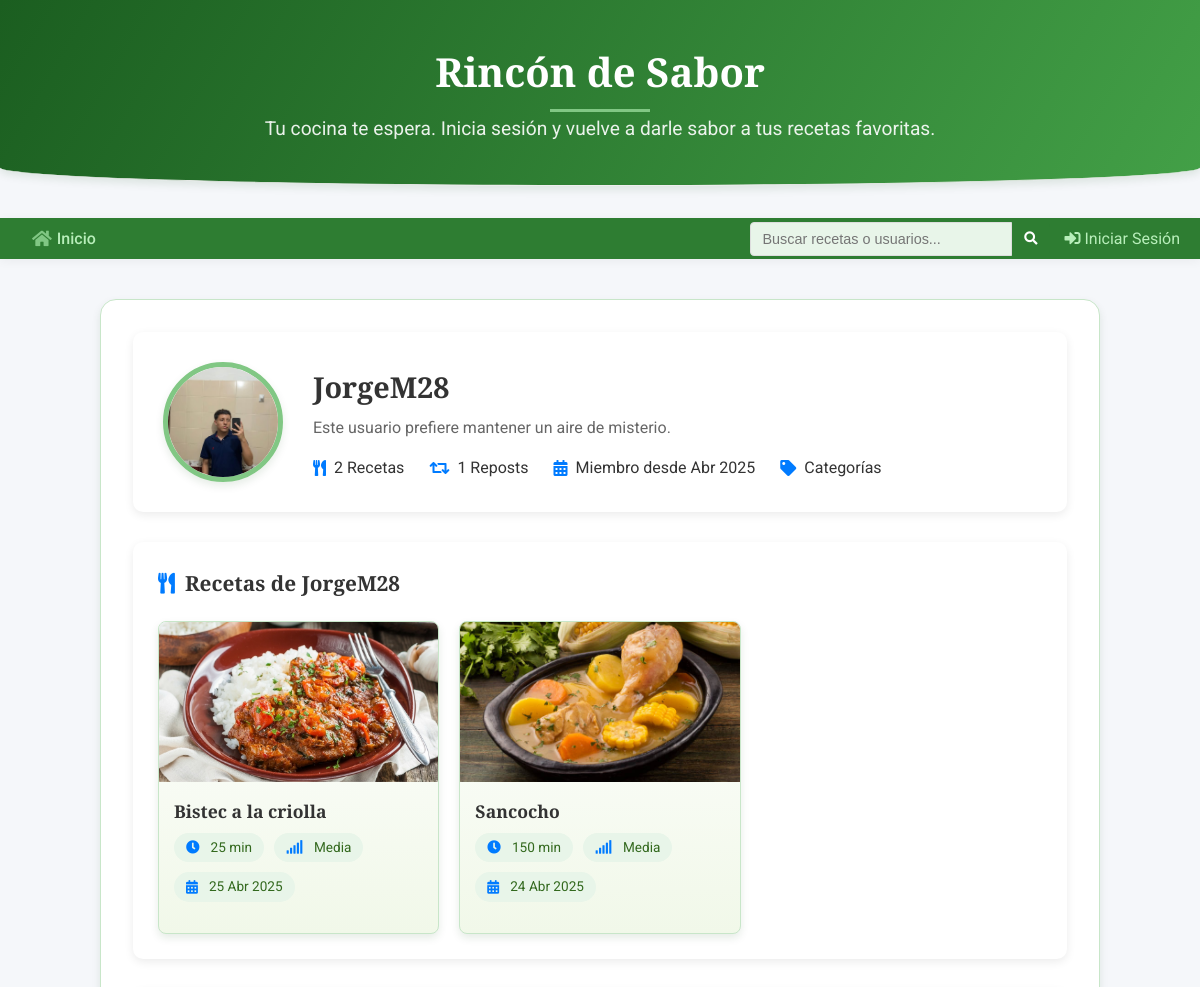
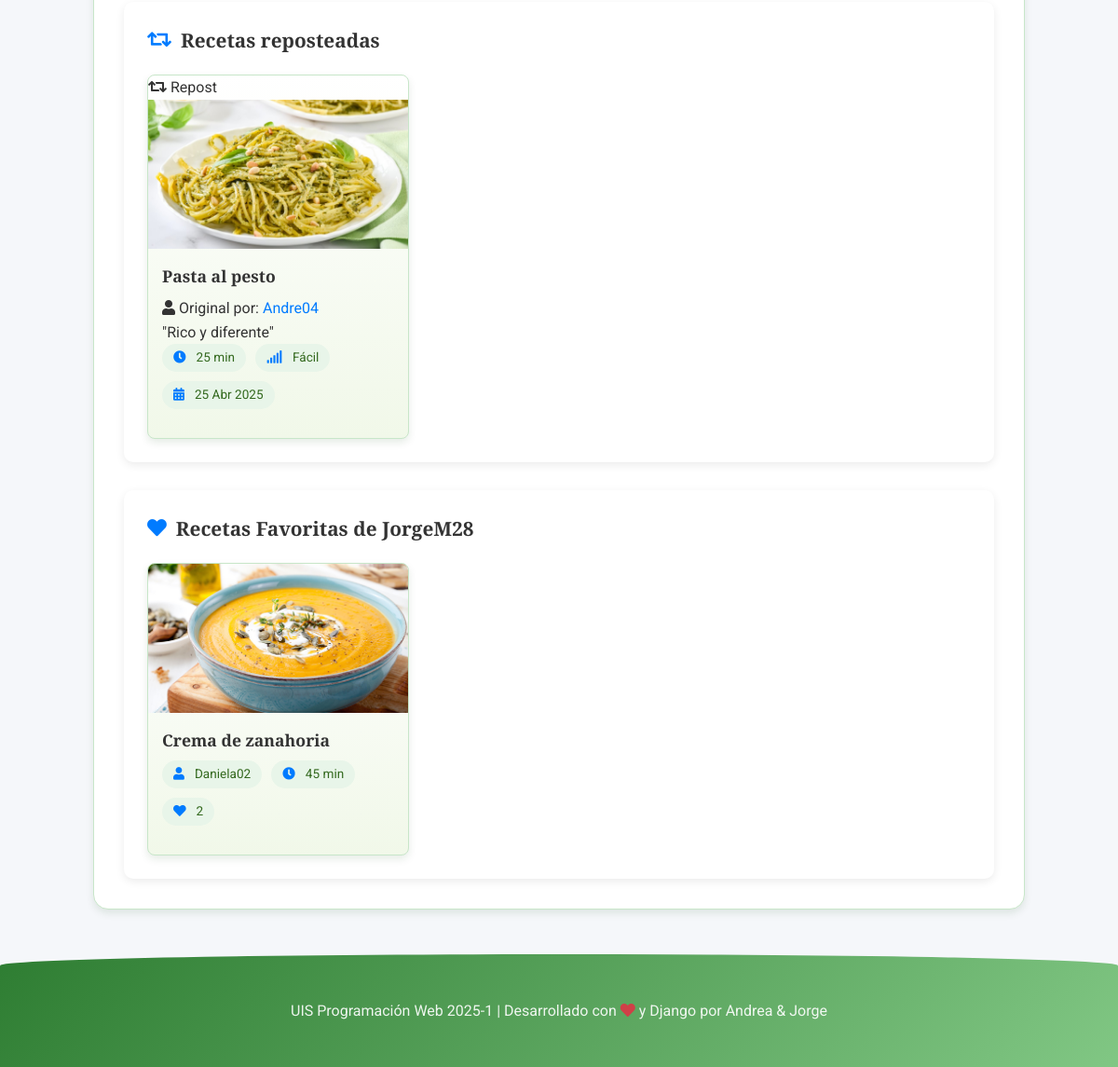
Before: /usuario/JorgeM28/ with the older database file (2 pictures, top to bottom).
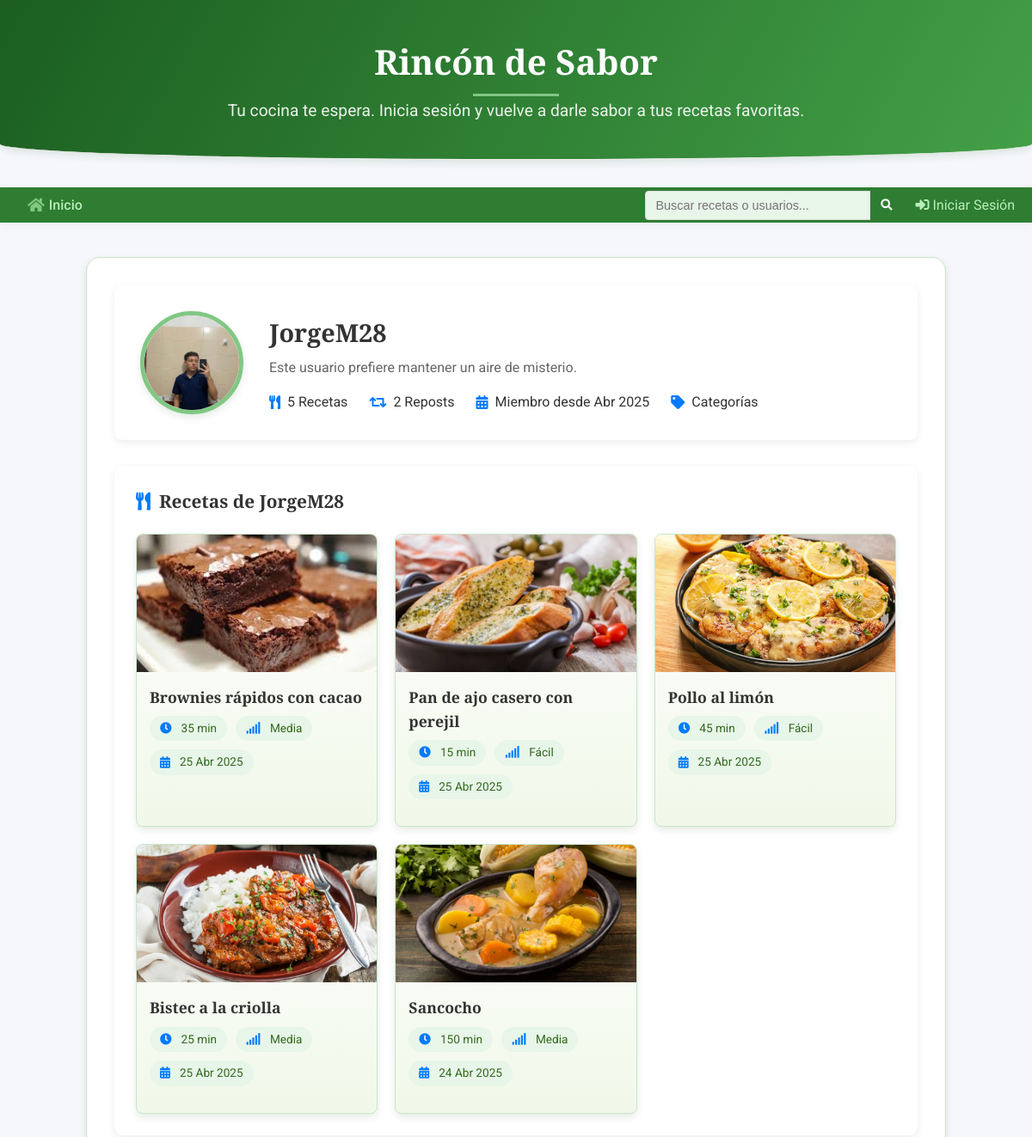
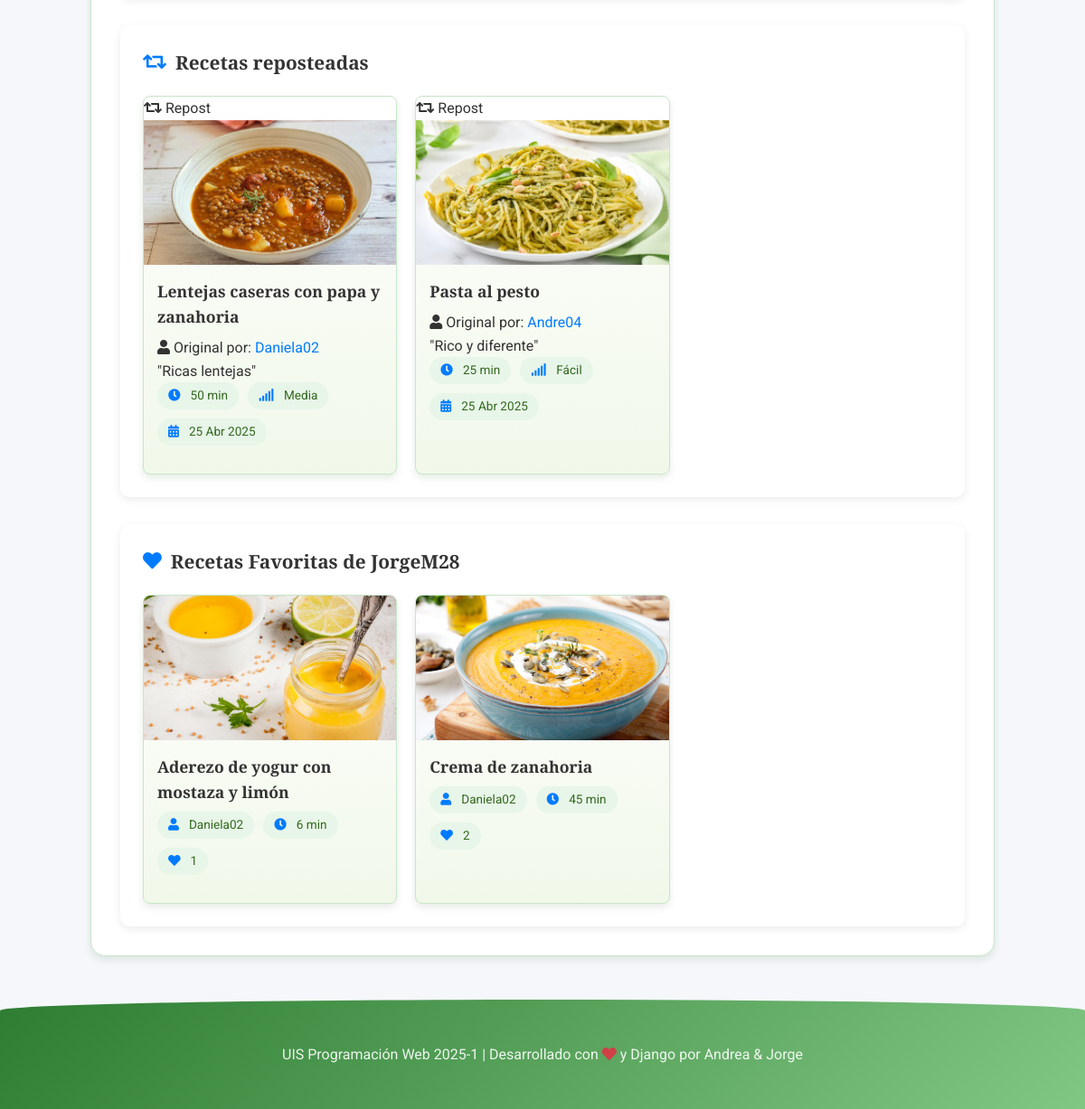
After: the same page with the newer database file (2 pictures, top to bottom).
### post/models.py (models this page shows, shortened)
class Profile(models.Model):
    user = models.OneToOneField(User, on_delete=models.CASCADE)
    profile_image = models.ImageField(upload_to='profile_pics/', null=True, blank=True, verbose_name='Foto de Perfil')
    bio = models.TextField(null=True, blank=True, verbose_name='Biografía')

class Recipe(models.Model):
    DIFFICULTY_CHOICES = [
        ('FACIL', 'Fácil'),
        ('MEDIA', 'Media'),
        ('DIFICIL', 'Difícil'),
    ]
    title = models.CharField(max_length=200, verbose_name='Título')
    ingredients = models.TextField(verbose_name='Ingredientes')
    instructions = models.TextField(verbose_name='Instrucciones')
    prep_time = models.PositiveIntegerField(verbose_name='Tiempo de Preparación (minutos)', default=0)
    cook_time = models.PositiveIntegerField(verbose_name='Tiempo de Cocción (minutos)', default=0)
    servings = models.PositiveIntegerField(verbose_name='Porciones', default=1)
    difficulty = models.CharField(max_length=10, choices=DIFFICULTY_CHOICES, default='MEDIA', verbose_name='Dificultad')
    recipe_image = models.ImageField(upload_to='recipe_pics/', null=True, blank=True, verbose_name='Imagen de la Receta')
    author = models.ForeignKey(User, on_delete=models.CASCADE, verbose_name='Autor')
    category = models.ForeignKey(Category, on_delete=models.SET_NULL, null=True, blank=True, verbose_name='Categoría')
    created_at = models.DateTimeField(auto_now_add=True, verbose_name='Fecha de Creación')
    updated_at = models.DateTimeField(auto_now=True, verbose_name='Última Actualización')
    published = models.BooleanField(default=True, verbose_name='Publicada')
    def total_time(self):
        return self.prep_time + self.cook_time

class Repost(models.Model):
    original_recipe = models.ForeignKey(Recipe, on_delete=models.CASCADE, related_name="reposts", verbose_name='Receta original')
    reposted_by = models.ForeignKey(User, on_delete=models.CASCADE, related_name="reposted_recipes", verbose_name='Reposteado por')
    comment = models.TextField(blank=True, verbose_name='Comentario del repost')
    created_at = models.DateTimeField(auto_now_add=True, verbose_name='Fecha de reposteo')
    class Meta:
        unique_together = ('original_recipe', 'reposted_by')  # Prevenir reposteos duplicados
        verbose_name = 'Repost'
        verbose_name_plural = 'Reposts'

class Favorite(models.Model):
    user = models.ForeignKey(User, on_delete=models.CASCADE, related_name='favorites')
    recipe = models.ForeignKey('Recipe', on_delete=models.CASCADE, related_name='favorited_by')
    created_at = models.DateTimeField(auto_now_add=True)
    class Meta:
        unique_together = ('user', 'recipe')  # Evita duplicados
        ordering = ['-created_at']

### post/views.py (the view)
# urls.py: path('usuario/<str:username>/', views.perfil_publico, name='perfil_publico'),
def perfil_publico(request, username):
    user = get_object_or_404(User, username=username)
    recetas_propias = Recipe.objects.filter(author=user, published=True).order_by('-created_at')
    reposts = Repost.objects.filter(reposted_by=user).order_by('-created_at')
    favoritos = Favorite.objects.filter(user=user).order_by('-created_at')
    context = {
        'profile_user': user,
        'recetas_propias': recetas_propias,
        'reposts': reposts,
        'favoritos': favoritos,
        'total_recetas_propias': recetas_propias.count(),
        'total_reposts': reposts.count(),
        'total_favoritos': favoritos.count(),
    }
    return render(request, 'post/perfil_publico.html', context)

### post/templates/post/perfil_publico.html (shortened to what this page needs)
{% extends 'post/base.html' %}
{% load static %}
{% block content %}
<div class="perfil-container">
    <div class="perfil-header">
        {% if profile_user.profile.profile_image %}
            <div class="perfil-avatar">
                <img src="{{ profile_user.profile.profile_image.url }}" alt="{{ profile_user.username }}">
            </div>
        {% else %}
            <div class="perfil-avatar-icon">
                <i class="fas fa-user"></i>
            </div>
        {% endif %}
        <div class="perfil-info">
            <h1 class="perfil-nombre">{{ profile_user.username }}</h1>
            {% if profile_user.profile.bio %}
                <p class="perfil-bio">{{ profile_user.profile.bio }}</p>
            {% else %}
                <p class="perfil-bio">Este usuario prefiere mantener un aire de misterio.</p>
            {% endif %}
            <div class="perfil-stats">
                <div class="stat-item">
                    <i class="fas fa-utensils"></i>
                    <span>{{ total_recetas_propias }} Recetas</span>
                </div>
                <div class="stat-item">
                    <i class="fas fa-retweet"></i>
                    <span>{{ total_reposts }} Reposts</span>
                </div>
                <div class="stat-item">
                    <i class="fas fa-calendar-alt"></i>
                    <span>Miembro desde {{ profile_user.date_joined|date:"M Y" }}</span>
                </div>
                <div class="stat-item">
                    <i class="fas fa-tag"></i>
                    <span>{{ categorias_usadas.count }} Categorías</span>
                </div>
            </div>
        </div>
    </div>
    <div class="perfil-content">
        <div class="perfil-section">
            <h2 class="section-title"><i class="fas fa-utensils"></i> Recetas de {{ profile_user.username }}</h2>
            {% if recetas_propias %}
                <div class="grid-recetas">
                    {% for receta in recetas_propias %}
                        <div class="tarjeta-receta">
                            {% if receta.recipe_image %}
                                <div class="receta-img">
                                    <img src="{{ receta.recipe_image.url }}" alt="{{ receta.title }}">
                                </div>
                            {% endif %}
                            <div class="receta-content">
                                <h3 class="receta-title">
                                    <a href="{% url 'post:detalle_receta' receta.id %}">{{ receta.title }}</a>
                                </h3>
                                <div class="receta-meta">
                                    <span><i class="fas fa-clock"></i> {{ receta.total_time }} min</span>
                                    <span><i class="fas fa-signal"></i> {{ receta.get_difficulty_display }}</span>
                                    <span><i class="fas fa-calendar-alt"></i> {{ receta.created_at|date:"d M Y" }}</span>
                                </div>
                            </div>
                        </div>
                    {% endfor %}
                </div>
            {% else %}
                <div class="no-recetas">
                    <i class="fas fa-search"></i>
                    <h3>No hay recetas publicadas</h3>
                    <p>{{ profile_user.username }} aún no ha compartido ninguna receta.</p>
                </div>
            {% endif %}
        </div>
        {% if reposts %}
        <div class="perfil-section">
            <h2 class="section-title"><i class="fas fa-retweet"></i> Recetas reposteadas</h2>
            <div class="grid-recetas">
                {% for repost in reposts %}
                    <div class="tarjeta-receta repost">
                        <div class="repost-badge">
                            <i class="fas fa-retweet"></i> Repost
                        </div>
                        {% if repost.original_recipe.recipe_image %}
                            <div class="receta-img">
                                <img src="{{ repost.original_recipe.recipe_image.url }}" alt="{{ repost.original_recipe.title }}">
                            </div>
                        {% endif %}
                        <div class="receta-content">
                            <h3 class="receta-title">
                                <a href="{% url 'post:detalle_receta' repost.original_recipe.id %}">{{ repost.original_recipe.title }}</a>
                            </h3>
                            <div class="repost-meta">
                                <span class="original-author">
                                    <i class="fas fa-user"></i> Original por:
                                    <a href="{% url 'post:perfil_publico' repost.original_recipe.author.username %}">
                                        {{ repost.original_recipe.author.username }}
                                    </a>
                                </span>
                            </div>
                            {% if repost.comment %}
                                <div class="repost-comment">
                                    <p>"{{ repost.comment }}"</p>
                                </div>
                            {% endif %}
                            <div class="receta-meta">
                                <span><i class="fas fa-clock"></i> {{ repost.original_recipe.total_time }} min</span>
                                <span><i class="fas fa-signal"></i> {{ repost.original_recipe.get_difficulty_display }}</span>
                                <span><i class="fas fa-calendar-alt"></i> {{ repost.created_at|date:"d M Y" }}</span>
                            </div>
                        </div>
                    </div>
                {% endfor %}
            </div>
        </div>
        {% endif %}
        {% if favoritos %}
        <div class="perfil-section">
            <h2 class="section-title"><i class="fas fa-heart"></i> Recetas Favoritas de {{ profile_user.username }}</h2>
            <div class="grid-recetas">
                {% for favorite in favoritos %}
                    <div class="tarjeta-receta">
                        {% if favorite.recipe.recipe_image %}
                            <div class="receta-img">
                                <img src="{{ favorite.recipe.recipe_image.url }}" alt="{{ favorite.recipe.title }}">
                            </div>
                        {% endif %}
                        <div class="receta-content">
                            <h3 class="receta-title">
                                <a href="{% url 'post:detalle_receta' favorite.recipe.id %}">{{ favorite.recipe.title }}</a>
                            </h3>
                            <div class="receta-meta">
                                <span><i class="fas fa-user"></i> {{ favorite.recipe.author.username }}</span>
                                <span><i class="fas fa-clock"></i> {{ favorite.recipe.total_time }} min</span>
                                <span><i class="fas fa-heart"></i> {{ favorite.recipe.favorited_by.count }}</span>
                            </div>
                        </div>
                    </div>
                {% endfor %}
            </div>
        </div>
        {% endif %}
    </div>
</div>
{% endblock %}

### post/templates/post/base.html (shortened to what this page needs)
{% load static %}
<!DOCTYPE html>
<html lang="es">
<head>
    <link rel="stylesheet" href="https://cdnjs.cloudflare.com/ajax/libs/font-awesome/5.15.4/css/all.min.css">
    <link rel="stylesheet" href="{% static 'post/css/base.css' %}">
</head>
<body>
    <main>
        <header>
            {% if user.is_authenticated %}
            <h1>Hora de cocinar {{ user.username }}</h1>
            <p>Organiza tus recetas, cocina con amor y nunca olvides ese toque especial.</p>
            {% else %}
            <h1>Rincón de Sabor</h1>
            <p>Tu cocina te espera. Inicia sesión y vuelve a darle sabor a tus recetas favoritas.</p>
            {% endif %}
        </header>
        <nav id="navbar">
            <ul>
                <li><a href="{% url 'post:index' %}"><i class="fas fa-home"></i> Inicio</a></li>
            </ul>
            <div class="search-container">
                <form action="{% url 'post:buscar' %}" method="GET" id="search-form">
                    <input type="text" name="q" id="search-input" placeholder="Buscar recetas o usuarios..." autocomplete="off">
                    <button type="submit"><i class="fas fa-search"></i></button>
                </form>
            </div>
            <div>
                {% if user.is_authenticated %}
                    <p>
                        <a href="{% url 'post:perfil' %}" class="btn-profile"><i class="fas fa-user-circle"></i> Mi Perfil</a> |
                        <a class="btn-logout" href="#" onClick="document.getElementById('logoutform').submit()">
                            <i class="fas fa-sign-out-alt"></i> Salir
                        </a>
                        <form id="logoutform" method="POST" action="{% url 'post:logout' %}">
                            {% csrf_token %}
                            <input type="hidden">
                        </form>
                    </p>
                {% else %}
                    <a href="{% url 'post:login' %}" class="btn-login"><i class="fas fa-sign-in-alt"></i> Iniciar Sesión</a>
                {% endif %}
            </div>
        </nav>
        <section class="page_content">
            {% block content %}{% endblock %}
        </section>
        <footer>
            <p>UIS Programación Web 2025-1 | Desarrollado con <i class="fas fa-heart" style="color: #dc3545;"></i> y Django por Andrea & Jorge</p>
        </footer>
    </main>
</body>
</html>

Changed rows visible on the page:
added Recipe: recipe_image (picture), title "Brownies rápidos con cacao", total_time "35", difficulty "Media", created_at "25 Abr 2025"
added Recipe: recipe_image (picture), title "Pan de ajo casero con perejil", total_time "15", difficulty "Fácil", created_at "25 Abr 2025"
added Recipe: recipe_image (picture), title "Pollo al limón", total_time "45", difficulty "Fácil", created_at "25 Abr 2025"
added Repost: original_recipe.recipe_image (picture), original_recipe "Lentejas caseras con papa y zanahoria", original_recipe.author.username "Daniela02", comment "Ricas lentejas", original_recipe.total_time "50", original_recipe.difficulty "Media", created_at "25 Abr 2025"
added Favorite: recipe.recipe_image (picture), recipe "Aderezo de yogur con mostaza y limón", recipe.author.username "Daniela02", recipe.total_time "6", recipe.favorited_by.count "1"
Other visible differences:
{{ total_recetas_propias }}: "2" → "5"
{{ total_reposts }}: "1" → "2"
